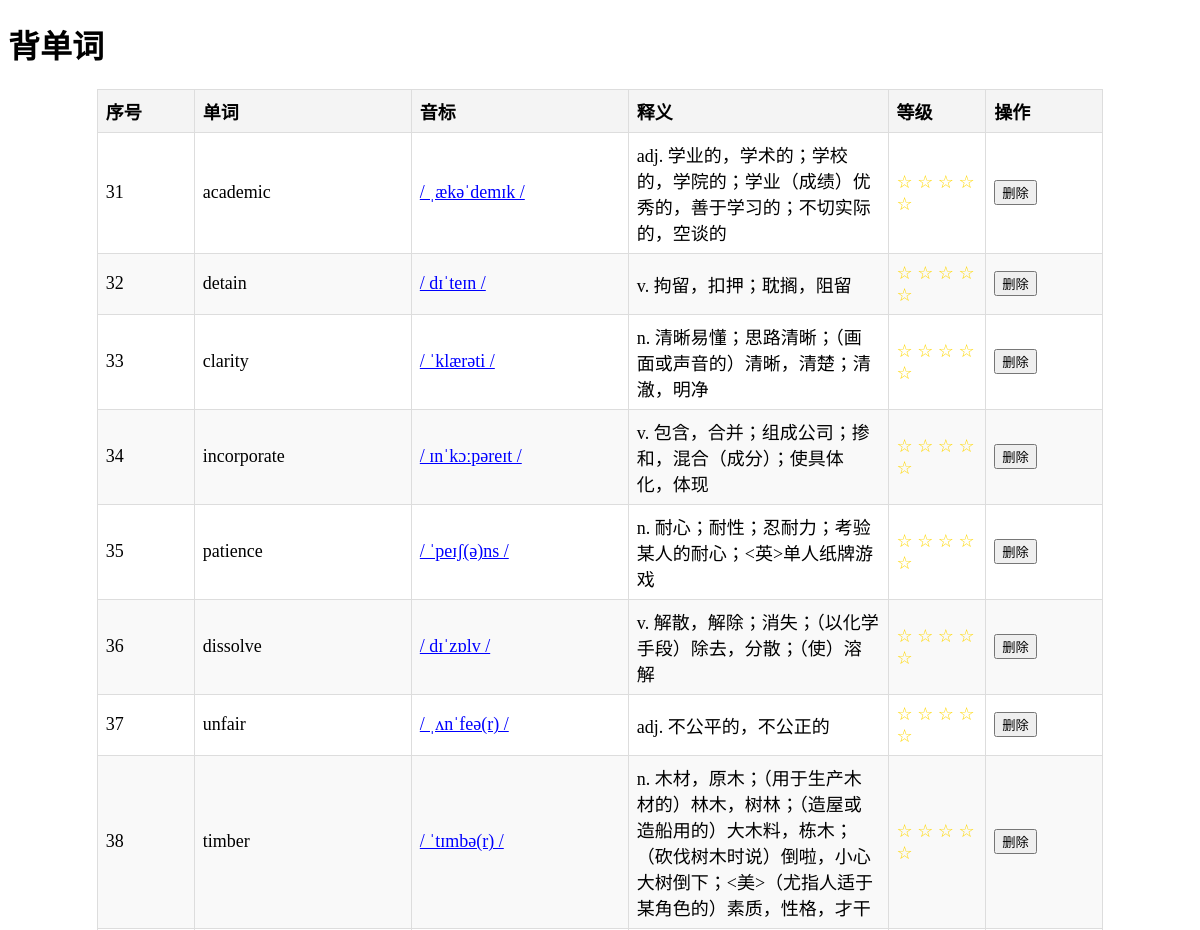
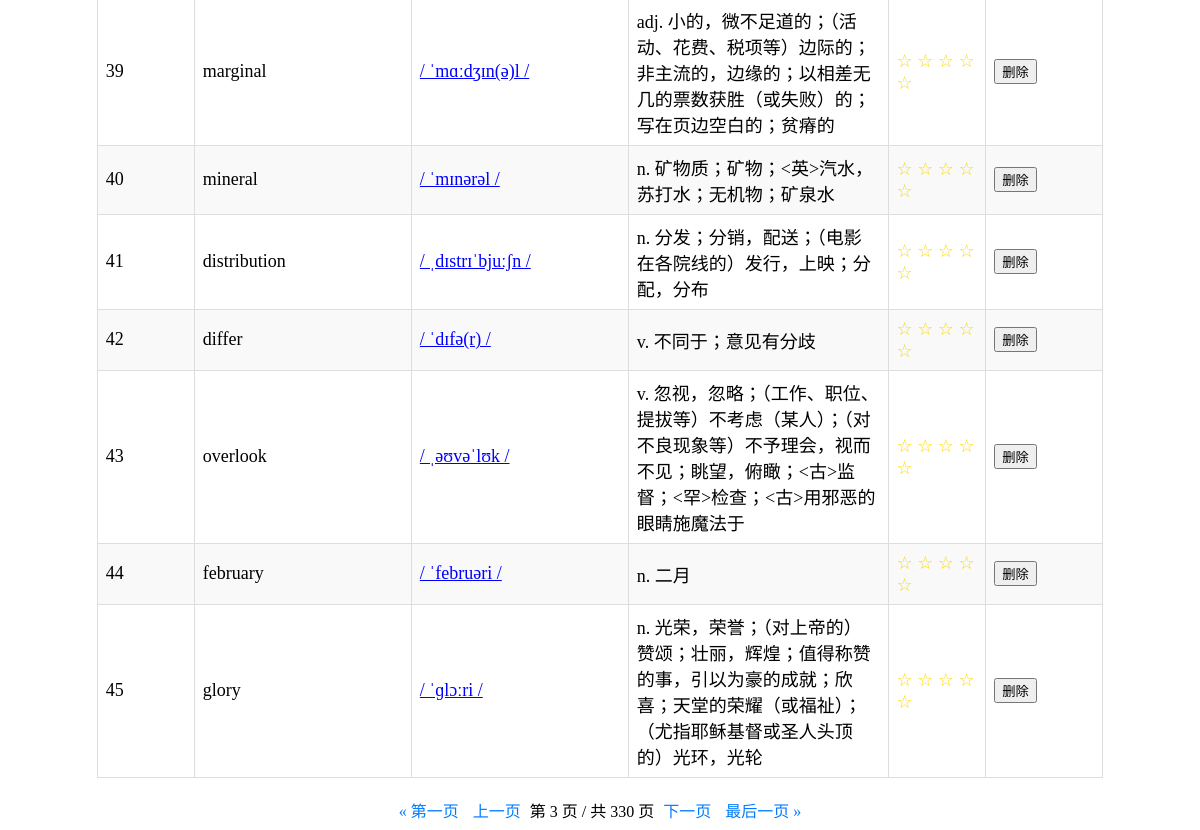
The page /words/?page=3 on the database its author committed (2 pictures, top to bottom).
### learning/models.py (models this page shows, shortened)
class Word(models.Model):
    word = models.CharField(max_length=100)
    definition = models.CharField(max_length=100)
    example = models.TextField()
    phonetic_uk = models.CharField(max_length=100, blank=True)  # 英音发音地址
    phonetic = models.CharField(max_length=100, blank=True)
    phonetic_us = models.CharField(max_length=100, blank=True)  # 美音发音地址
    rating = models.IntegerField(default=0, choices=[(i, str(i)) for i in range(0, 6)])  # 单词本身的难度评分

### learning/views.py (the view)
# urls.py: path('words/', views.word_list, name='word_list'),  # 单词列表页
def word_list(request):
    words = Word.objects.all().order_by('id')  # 按 id 排序，确保分页顺序一致
    paginator = Paginator(words, 15)
    page_number = request.GET.get('page')  # 获取当前页码
    page_obj = paginator.get_page(page_number)  # 获取当前页的数据
    start_index = (page_obj.number - 1) * paginator.per_page  # 当前页的起始索引
    for index, word in enumerate(page_obj.object_list, start=start_index + 1):
        word.global_index = index  # 为每个单词对象添加全局序号
    return render(request, 'learning/word_list.html', {'page_obj': page_obj})

### learning/templates/learning/word_list.html (shortened to what this page needs)
<!DOCTYPE html>
<html lang="en">
<head>
</head>
<body>
<h1>背单词</h1>
<div class="container">
    <table>
        <thead>
        <tr>
            <th>序号</th>
            <th>单词</th>
            <th>音标</th>
            <th>释义</th>
            <th>等级</th>
            <th>操作</th>
        </tr>
        </thead>
        <tbody>
        {% for word in page_obj %}
        <tr>
            <td class="index">{{ word.global_index }}</td>
            <td class="word">{{ word.word }}</td>
            <td class="phonetic" onclick="playAudio('{{ word.word }}')">{{ word.phonetic }}</td>
            <td class="definition">{{ word.definition }}</td>
            <td>
                {% for i in "12345" %}
                <span class="rating">{% if forloop.counter <= word.rating %}★{% else %}☆{% endif %}</span>
                {% endfor %}
            </td>
            <td class="actions">
                <form action="{% url 'delete_word' word.id %}" method="post" style="display:inline;">
                    <button type="submit" onclick="return confirm('确定要删除这个单词吗？')">删除</button>
                </form>
            </td>
        </tr>
        {% endfor %}
        </tbody>
    </table>
    <div class="pagination">
        {% if page_obj.has_previous %}
        <a href="?page=1">&laquo; 第一页</a>
        <a href="?page={{ page_obj.previous_page_number }}">上一页</a>
        {% endif %}
        <span class="current">
            第 {{ page_obj.number }} 页 / 共 {{ page_obj.paginator.num_pages }} 页
        </span>
        {% if page_obj.has_next %}
        <a href="?page={{ page_obj.next_page_number }}">下一页</a>
        <a href="?page={{ page_obj.paginator.num_pages }}">最后一页 &raquo;</a>
        {% endif %}
    </div>
</div>
</body>
</html>

### learning/templates/learning/word_list.html (style rules this page uses)
.container { width: 85%; margin: 0 auto; }
table { width: 100%; border-collapse: collapse; margin: 20px 0; font-size: 18px; text-align: left; table-layout: auto; }
th, td { border: 1px solid #ddd; padding: 8px; }
.index { width: 80px; }
th { background-color: #f4f4f4; }
tr:nth-child(even) { background-color: #f9f9f9; }
.rating { color: gold; }
td.definition { max-width: 300px; white-space: normal; word-wrap: break-word; }
td.word, td.phonetic { width: 200px; white-space: nowrap; }
td.actions { width: 100px; white-space: nowrap; }
.phonetic { width: 200px; cursor: pointer; color: blue; text-decoration: underline; }
.pagination { margin-top: 20px; text-align: center; }
.pagination a { margin: 0 5px; text-decoration: none; color: #007BFF; }

### rows shown on the page
Word: global_index "31", word "academic", phonetic "/ ˌækəˈdemɪk /", definition "adj. 学业的，学术的；学校的，学院的；学业（成绩）优秀的，善于学习的；不切实际的，空谈的", rating 0 (drawn)
Word: global_index "32", word "detain", phonetic "/ dɪˈteɪn /", definition "v. 拘留，扣押；耽搁，阻留", rating 0 (drawn)
Word: global_index "33", word "clarity", phonetic "/ ˈklærəti /", definition "n. 清晰易懂；思路清晰；（画面或声音的）清晰，清楚；清澈，明净", rating 0 (drawn)
Word: global_index "34", word "incorporate", phonetic "/ ɪnˈkɔːpəreɪt /", definition "v. 包含，合并；组成公司；掺和，混合（成分）；使具体化，体现", rating 0 (drawn)
Word: global_index "35", word "patience", phonetic "/ ˈpeɪʃ(ə)ns /", definition "n. 耐心；耐性；忍耐力；考验某人的耐心；<英>单人纸牌游戏", rating 0 (drawn)
Word: global_index "36", word "dissolve", phonetic "/ dɪˈzɒlv /", definition "v. 解散，解除；消失；（以化学手段）除去，分散；（使）溶解", rating 0 (drawn)
Word: global_index "37", word "unfair", phonetic "/ ˌʌnˈfeə(r) /", definition "adj. 不公平的，不公正的", rating 0 (drawn)
Word: global_index "38", word "timber", phonetic "/ ˈtɪmbə(r) /", definition "n. 木材，原木；（用于生产木材的）林木，树林；（造屋或造船用的）大木料，栋木；（砍伐树木时说）倒啦，小心大树倒下；<美>（尤指人适于某角色的）素质，性格，才干", rating 0 (drawn)
Word: global_index "39", word "marginal", phonetic "/ ˈmɑːdʒɪn(ə)l /", definition "adj. 小的，微不足道的；（活动、花费、税项等）边际的；非主流的，边缘的；以相差无几的票数获胜（或失败）的；写在页边空白的；贫瘠的", rating 0 (drawn)
Word: global_index "40", word "mineral", phonetic "/ ˈmɪnərəl /", definition "n. 矿物质；矿物；<英>汽水，苏打水；无机物；矿泉水", rating 0 (drawn)
Word: global_index "41", word "distribution", phonetic "/ ˌdɪstrɪˈbjuːʃn /", definition "n. 分发；分销，配送；（电影在各院线的）发行，上映；分配，分布", rating 0 (drawn)
Word: global_index "42", word "differ", phonetic "/ ˈdɪfə(r) /", definition "v. 不同于；意见有分歧", rating 0 (drawn)
Word: global_index "43", word "overlook", phonetic "/ ˌəʊvəˈlʊk /", definition "v. 忽视，忽略；（工作、职位、提拔等）不考虑（某人）；（对不良现象等）不予理会，视而不见；眺望，俯瞰；<古>监督；<罕>检查；<古>用邪恶的眼睛施魔法于", rating 0 (drawn)
Word: global_index "44", word "february", phonetic "/ ˈfebruəri /", definition "n. 二月", rating 0 (drawn)
Word: global_index "45", word "glory", phonetic "/ ˈɡlɔːri /", definition "n. 光荣，荣誉；（对上帝的）赞颂；壮丽，辉煌；值得称赞的事，引以为豪的成就；欣喜；天堂的荣耀（或福祉）；（尤指耶稣基督或圣人头顶的）光环，光轮", rating 0 (drawn)

### other values the page prints
{{ page_obj.number }} "3"
{{ page_obj.paginator.num_pages }} "330"
